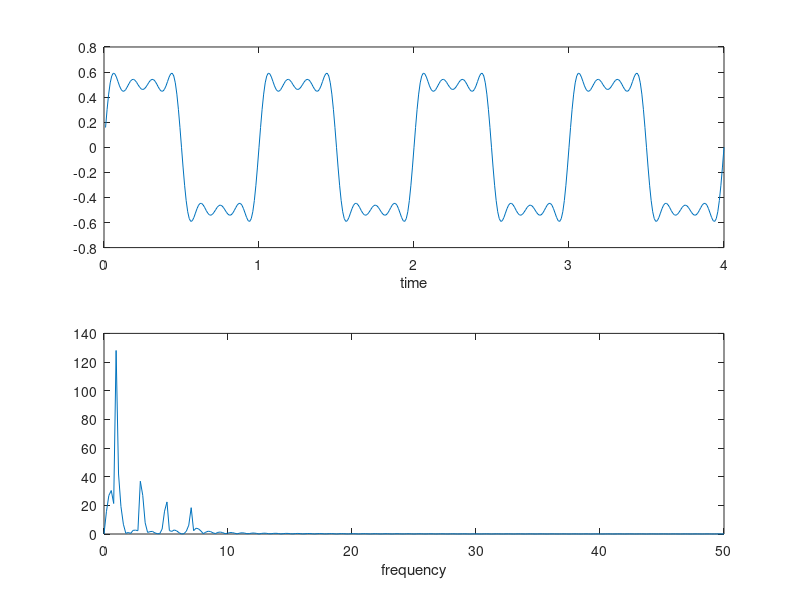

This chart was generated by the following MATLAB code:
close all; clear all; clc;

Fs = 100;
t = (1:400)/Fs;
f1 = 1;
f2 = 3;
f3 = 5;
f4 = 7;

s1 = (2/pi) * sin(2*pi*f1*t);
s2 = (2/3/pi) * sin(2*pi*f2*t);
s3 = (2/5/pi) * sin(2*pi*f3*t);
s4 = (2/7/pi) * sin(2*pi*f4*t);
s = s1 + s2 + s3 + s4;

n = 512;
S = fft(s, n);
S_mag = abs(S(1:n/2 + 1));
w = (0:n/2) * Fs/n;

subplot(2,1,1)
plot(t,s)
xlabel('time')

subplot(2,1,2)
plot(w, S_mag)
xlabel('frequency')

% saveas(gcf, 'kom4_1.jpg')